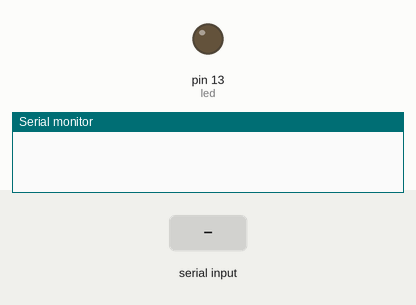
Simulated run of this sketch. Board: Arduino Uno, built with avr-gcc and run on an emulated ATmega328P. On the bench: output pins drawn as LEDs (lit = HIGH), the last lines printed to the serial monitor. The inputs (shaded band) are chosen by the test bench.

Above: at 1.2 s.
1.3 s: "a" received over Serial
At 2.0 s:
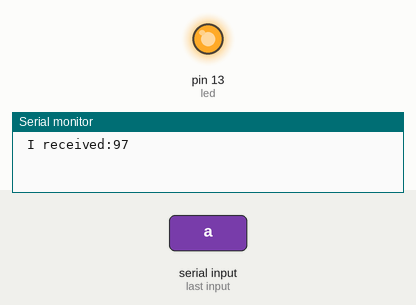
2.8 s: "1" received over Serial
At 3.2 s:
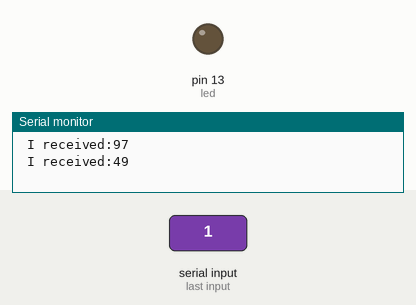
Timing chart, 0 to 5.8 s (numbered marks = the images above; inputs shaded):
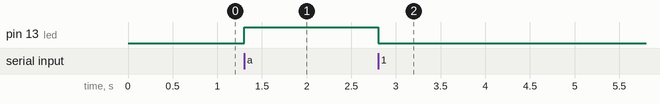

Measured:
- after the input at 1.3 s, pin 13 (led): LOW → HIGH at once
- after the input at 2.8 s, pin 13 (led): HIGH → LOW at once

The sketch:

Blink.ino
```cpp
int incomingByte = 0;
int led = 13;
void setup() {
Serial.begin(9600); // opens serial port, sets data rate to 9600 bps
pinMode(led, OUTPUT);
}
void loop() {
  if (Serial.available() > 0) {
    incomingByte = Serial.read(); // read the incoming byte:
    Serial.print(" I received:");
    Serial.println(incomingByte);
  }
  if (incomingByte == 97)
    digitalWrite(led, HIGH);
  else
    digitalWrite(led, LOW);
}
```
